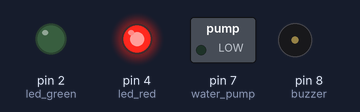
Recording of a sketch running on a simulated Arduino Uno, built with avr-gcc and run on an emulated ATmega328P. Shown: switched loads named in the sketch (green lamp = pin HIGH), output pins drawn as LEDs (lit = HIGH), buzzer (waves = sounding).

Above: at 1.5 s.
At 3.7 s:
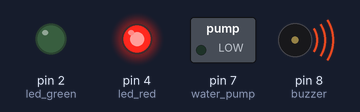
At 5.5 s:
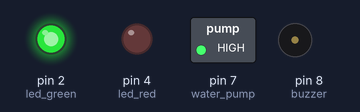
At 7.5 s:
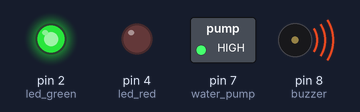
Timing chart, 0 to 16.4 s (numbered marks = the images above):
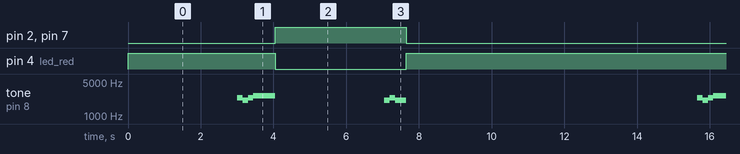

The sketch:

jaci.ino
```cpp
#include "sounds.h"

Sounds sounds_lib;

int buzzer = 8;
int led_green = 2;
int led_red = 4;
int water_pump = 7;

void setup() {
  // put your setup code here, to run once:
  pinMode(buzzer, OUTPUT);
  pinMode(led_green, OUTPUT);
  pinMode(led_red, OUTPUT);
  pinMode(water_pump, OUTPUT);
}

void loop() {
  digitalWrite(led_red, HIGH);
  delay(3000);

  // Turning on sequence:
  sounds_lib.play_start_sound(buzzer);
  digitalWrite(led_green, HIGH);
  digitalWrite(led_red, LOW);
  digitalWrite(water_pump, HIGH);
  delay(3000);


  // Turning off sequence:
  sounds_lib.play_stopping_sound(buzzer);
  digitalWrite(led_green, LOW);
  digitalWrite(led_red,HIGH);
  digitalWrite(water_pump, LOW);
  delay(5000);

}
```

sounds.cpp
```cpp
#include "sounds.h"

Sounds::Sounds(){

}

// Starting Sound
void Sounds::play_start_sound(int pin_number){
  tone(pin_number, 2349);
  delay(tempo);
  noTone(pin_number);

  tone(pin_number, 2093);
  delay(tempo);
  noTone(pin_number);

  tone(pin_number, 2349);
  delay(tempo);
  noTone(pin_number);

  tone(pin_number, 2637);
  delay(4*tempo);
  noTone(pin_number);
}


// Stoping Sound
void Sounds::play_stopping_sound(int pin_number){
  tone(pin_number, 2093);
  delay(tempo);
  noTone(pin_number);


  tone(pin_number, 2349);
  delay(tempo);
  noTone(pin_number);

  tone(pin_number, 2093);
  delay(2*tempo);
  noTone(pin_number);

}
```

sounds.h
```cpp
#ifndef sounds
#define sounds

#include "Arduino.h"

#endif

class Sounds {
  public:
    // Constructor
    Sounds();

    // Methods
    void play_start_sound(int pin_number);
    void play_stopping_sound(int pin_number);


   private:
    int tempo = 150;


};
```

Measured:
- by itself, pin 2 (led_green), pin 7 (water_pump): alternates HIGH for 3.6 s and LOW for 9.1 s
- by itself, pin 4 (led_red): repeats every 12.7 s: LOW 3.6 s, HIGH 9.1 s
- by itself, tone on pin 8 (buzzer): repeats every 12.7 s: 2093 Hz 0.15 s, 2349 Hz 0.15 s, 2637 Hz 0.60 s, silent 3.0 s, 2093 Hz 0.15 s, 2349 Hz 0.15 s, 2093 Hz 0.30 s, silent 8.0 s, 2349 Hz 0.15 s
